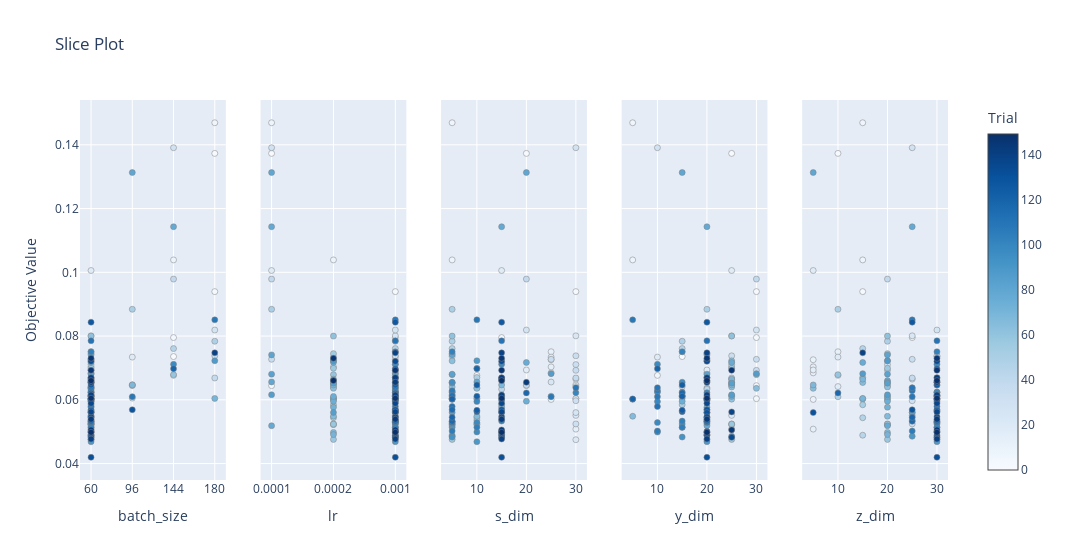
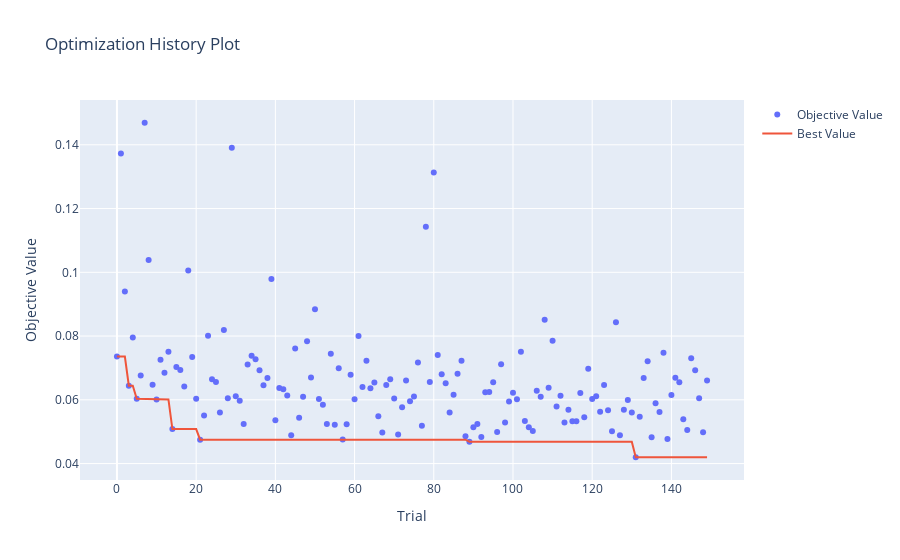

The code cell stored with these charts, in order, in its notebook:
### Code cell
# Visualize the results of the optuna study

from optuna.visualization import plot_slice
from optuna.visualization import plot_optimization_history

print('---------------------- surv_km distance ----------------------')
fig = plot_slice(study_dict_survkm["HI-VAE_weibull"])
fig.show()

fig = plot_optimization_history(study_dict_survkm["HI-VAE_weibull"])
fig.show()

### Figure 1 — Plotly figure (JSON) as saved in the notebook; plotly's stock layout.template omitted (floating-point values rounded to 4 significant figures; data arrays with more than 128 entries replaced by an {"elided": "..."} marker saying what was removed)
{"data": [{"marker": {"color": {"elided": "150 int values"}, "colorbar": {"title": {"text": "Trial"}, "x": 1, "xpad": 40}, "colorscale": [[0, "rgb(247,251,255)"], [0.125, "rgb(222,235,247)"], [0.25, "rgb(198,219,239)"], [0.375, "rgb(158,202,225)"], [0.5, "rgb(107,174,214)"], [0.625, "rgb(66,146,198)"], [0.75, "rgb(33,113,181)"], [0.875, "rgb(8,81,156)"], [1, "rgb(8,48,107)"]], "line": {"color": "Grey", "width": 0.5}, "showscale": true}, "mode": "markers", "name": "Feasible Trial", "showlegend": false, "type": "scatter", "x": {"elided": "150 int values"}, "xaxis": "x", "y": {"elided": "150 float values"}, "yaxis": "y"}, {"marker": {"color": {"elided": "150 int values"}, "colorbar": {"title": {"text": "Trial"}, "x": 1, "xpad": 40}, "colorscale": [[0, "rgb(247,251,255)"], [0.125, "rgb(222,235,247)"], [0.25, "rgb(198,219,239)"], [0.375, "rgb(158,202,225)"], [0.5, "rgb(107,174,214)"], [0.625, "rgb(66,146,198)"], [0.75, "rgb(33,113,181)"], [0.875, "rgb(8,81,156)"], [1, "rgb(8,48,107)"]], "line": {"color": "Grey", "width": 0.5}, "showscale": false}, "mode": "markers", "name": "Feasible Trial", "showlegend": false, "type": "scatter", "x": {"elided": "150 float values"}, "xaxis": "x2", "y": {"elided": "150 float values"}, "yaxis": "y2"}, {"marker": {"color": {"elided": "150 int values"}, "colorbar": {"title": {"text": "Trial"}, "x": 1, "xpad": 40}, "colorscale": [[0, "rgb(247,251,255)"], [0.125, "rgb(222,235,247)"], [0.25, "rgb(198,219,239)"], [0.375, "rgb(158,202,225)"], [0.5, "rgb(107,174,214)"], [0.625, "rgb(66,146,198)"], [0.75, "rgb(33,113,181)"], [0.875, "rgb(8,81,156)"], [1, "rgb(8,48,107)"]], "line": {"color": "Grey", "width": 0.5}, "showscale": false}, "mode": "markers", "name": "Feasible Trial", "showlegend": false, "type": "scatter", "x": {"elided": "150 int values"}, "xaxis": "x3", "y": {"elided": "150 float values"}, "yaxis": "y3"}, {"marker": {"color": {"elided": "150 int values"}, "colorbar": {"title": {"text": "Trial"}, "x": 1, "xpad": 40}, "colorscale": [[0, "rgb(247,251,255)"], [0.125, "rgb(222,235,247)"], [0.25, "rgb(198,219,239)"], [0.375, "rgb(158,202,225)"], [0.5, "rgb(107,174,214)"], [0.625, "rgb(66,146,198)"], [0.75, "rgb(33,113,181)"], [0.875, "rgb(8,81,156)"], [1, "rgb(8,48,107)"]], "line": {"color": "Grey", "width": 0.5}, "showscale": false}, "mode": "markers", "name": "Feasible Trial", "showlegend": false, "type": "scatter", "x": {"elided": "150 int values"}, "xaxis": "x4", "y": {"elided": "150 float values"}, "yaxis": "y4"}, {"marker": {"color": {"elided": "150 int values"}, "colorbar": {"title": {"text": "Trial"}, "x": 1, "xpad": 40}, "colorscale": [[0, "rgb(247,251,255)"], [0.125, "rgb(222,235,247)"], [0.25, "rgb(198,219,239)"], [0.375, "rgb(158,202,225)"], [0.5, "rgb(107,174,214)"], [0.625, "rgb(66,146,198)"], [0.75, "rgb(33,113,181)"], [0.875, "rgb(8,81,156)"], [1, "rgb(8,48,107)"]], "line": {"color": "Grey", "width": 0.5}, "showscale": false}, "mode": "markers", "name": "Feasible Trial", "showlegend": false, "type": "scatter", "x": {"elided": "150 int values"}, "xaxis": "x5", "y": {"elided": "150 float values"}, "yaxis": "y5"}], "layout": {"title": {"text": "Slice Plot"}, "width": 1500, "xaxis": {"anchor": "y", "categoryarray": [60, 96, 144, 180], "categoryorder": "array", "domain": [0, 0.168], "title": {"text": "batch_size"}, "type": "category"}, "xaxis2": {"anchor": "y2", "categoryarray": [0.0001, 0.0002, 0.001], "categoryorder": "array", "domain": [0.208, 0.376], "title": {"text": "lr"}, "type": "category"}, "xaxis3": {"anchor": "y3", "domain": [0.416, 0.584], "title": {"text": "s_dim"}}, "xaxis4": {"anchor": "y4", "domain": [0.624, 0.792], "title": {"text": "y_dim"}}, "xaxis5": {"anchor": "y5", "domain": [0.832, 1], "title": {"text": "z_dim"}}, "yaxis": {"anchor": "x", "domain": [0, 1], "title": {"text": "Objective Value"}}, "yaxis2": {"anchor": "x2", "domain": [0, 1], "matches": "y", "showticklabels": false}, "yaxis3": {"anchor": "x3", "domain": [0, 1], "matches": "y", "showticklabels": false}, "yaxis4": {"anchor": "x4", "domain": [0, 1], "matches": "y", "showticklabels": false}, "yaxis5": {"anchor": "x5", "domain": [0, 1], "matches": "y", "showticklabels": false}}}

### Figure 2 — Plotly figure (JSON) as saved in the notebook; plotly's stock layout.template omitted (floating-point values rounded to 4 significant figures; data arrays with more than 128 entries replaced by an {"elided": "..."} marker saying what was removed)
{"data": [{"mode": "markers", "name": "Objective Value", "type": "scatter", "x": {"elided": "150 int values"}, "y": {"elided": "150 float values"}}, {"mode": "lines", "name": "Best Value", "type": "scatter", "x": {"elided": "150 int values"}, "y": {"elided": "150 float values"}}, {"marker": {"color": "#cccccc"}, "mode": "markers", "name": "Infeasible Trial", "showlegend": false, "type": "scatter", "x": [], "y": []}], "layout": {"title": {"text": "Optimization History Plot"}, "xaxis": {"title": {"text": "Trial"}}, "yaxis": {"title": {"text": "Objective Value"}}}}
